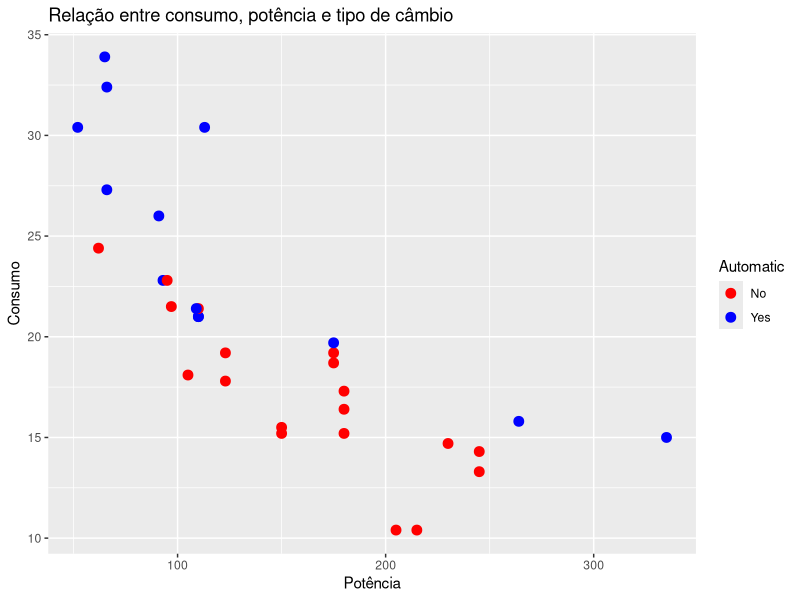
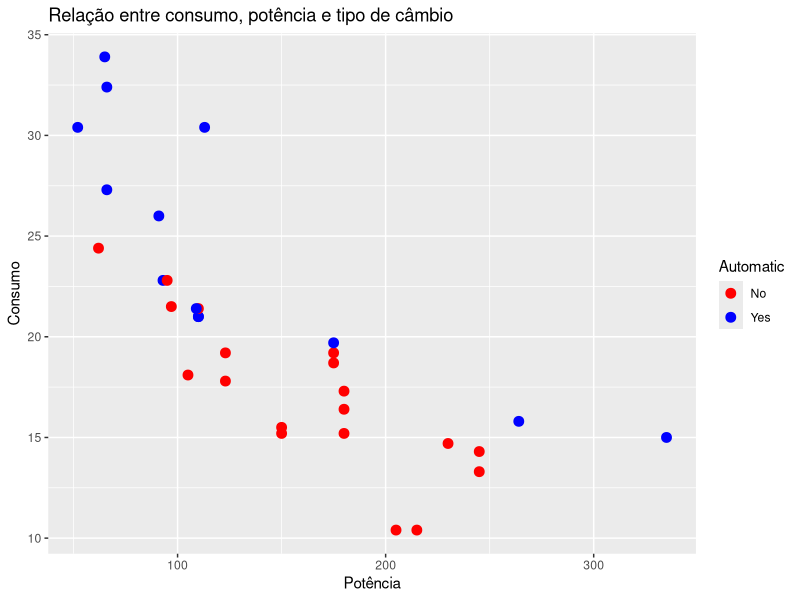
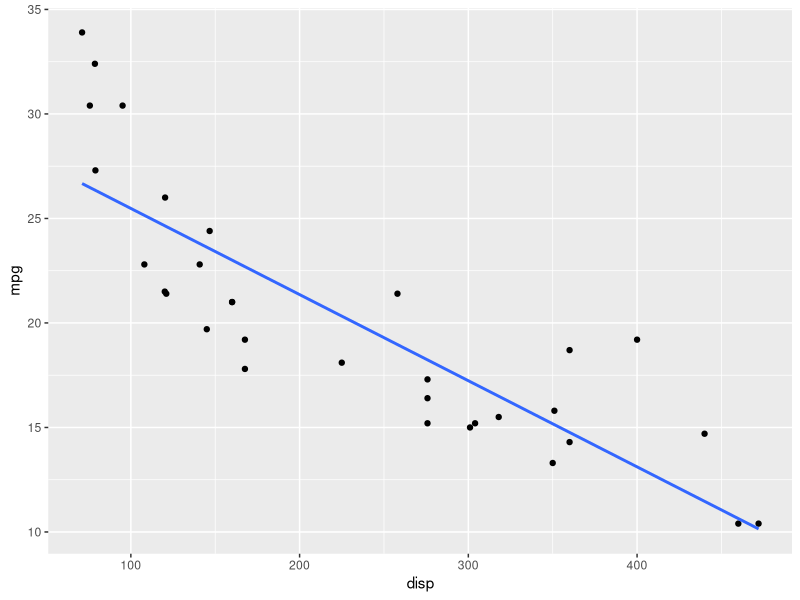
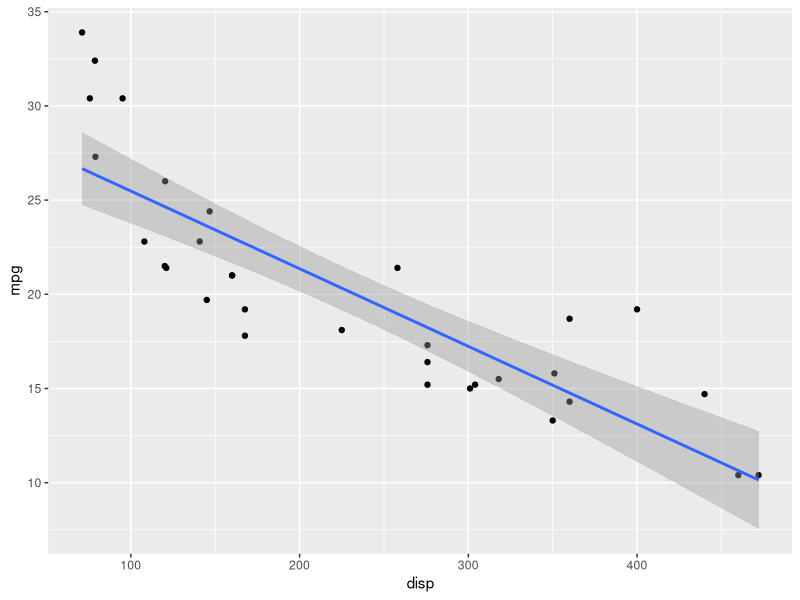
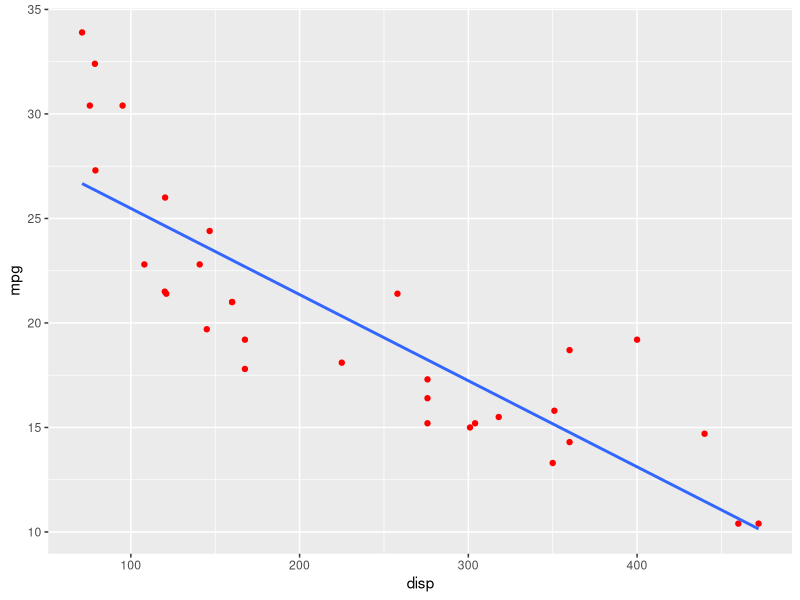
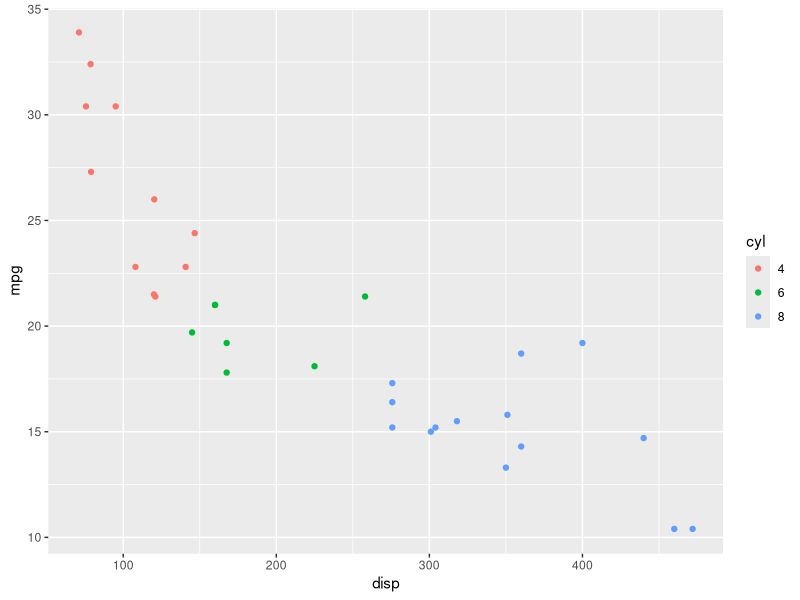
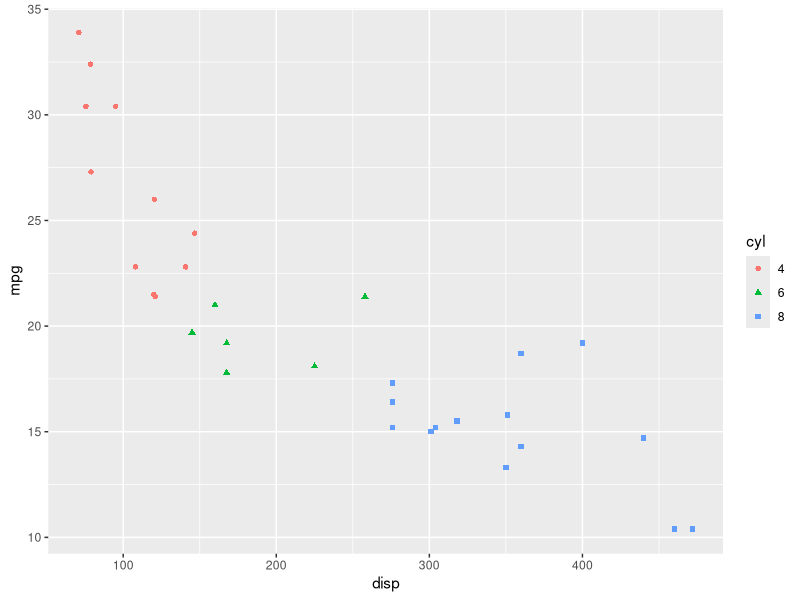
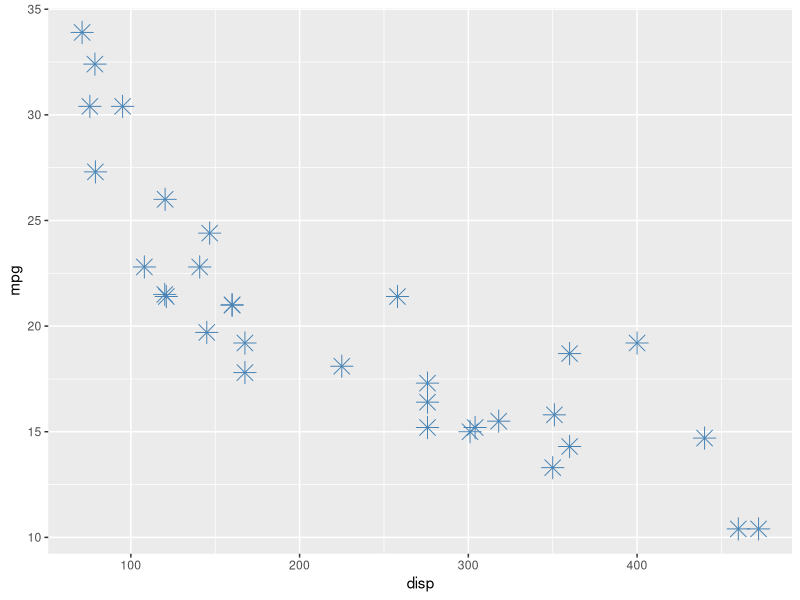

Write R code to recreate these figures, in order.
## ---- chunk 1
knitr::opts_chunk$set(echo = TRUE)
## ---- chunk 2
#install.packages{"ggplot2"}
library(ggplot2)
## ---- chunk 3
data("mtcars")
## ---- chunk 4
head(mtcars)
## ---- chunk 5
# Inicia o plot
g <- ggplot(mtcars)

# Adicionar pontos (geom_point) e
# vamos mapear variáveis a elementos estéticos dos pontos
# Size = 3 define o tamanho de todos os pontos
g <- g + geom_point(aes(x = hp, y = mpg, color = factor(am)), size = 3)
# Altera a escala de cores
g <- g +
scale_color_manual("Automatic",
values = c("red", "blue"),
labels = c("No", "Yes"))

# Rótulos (títulos)
g <- g +
labs(title = 'Relação entre consumo, potência e tipo de câmbio',
y = 'Consumo',
x = 'Potência')

g
## ---- chunk 6
ggplot(mtcars) +
geom_point(aes(x = hp, y = mpg, color = factor(am)),
size = 3) +
scale_color_manual("Automatic",
values = c("red", "blue"),
labels = c("No", "Yes")) +
labs(title = 'Relação entre consumo, potência e tipo de câmbio',
y = 'Consumo',
x = 'Potência')
## ---- chunk 7
g1 <- ggplot(mtcars, aes(y = mpg, x = disp)) +
geom_point()+geom_smooth(se = FALSE, method = "lm")
g1
## ---- chunk 8
g1 <- ggplot(mtcars, aes(y = mpg, x = disp)) +
geom_point()+geom_smooth(method = "lm")
g1
## ---- chunk 9
g3 <- ggplot(mtcars, aes(y = mpg, x = disp)) +
geom_point(color = 'red')+geom_smooth(se = FALSE, method = "lm")
g3
## ---- chunk 10
mtcars$cyl=as.factor(mtcars$cyl)
g4 <- ggplot(mtcars, aes(y = mpg, x = disp)) +
geom_point(aes(color=cyl))
g4
## ---- chunk 11
g5 <- ggplot(mtcars, aes(y = mpg, x = disp)) +
geom_point(aes(shape = cyl, color=cyl))
g5
## ---- chunk 12
g6 <- ggplot(mtcars, aes(y = mpg, x = disp)) +
geom_point(shape=8, color='steelblue', size=5)
g6
## ---- chunk 13
g7 <- ggplot(mtcars, aes(y = mpg, x = disp)) +
geom_point(shape=23, fill = "blue", color='darkred', size=3)
g7

